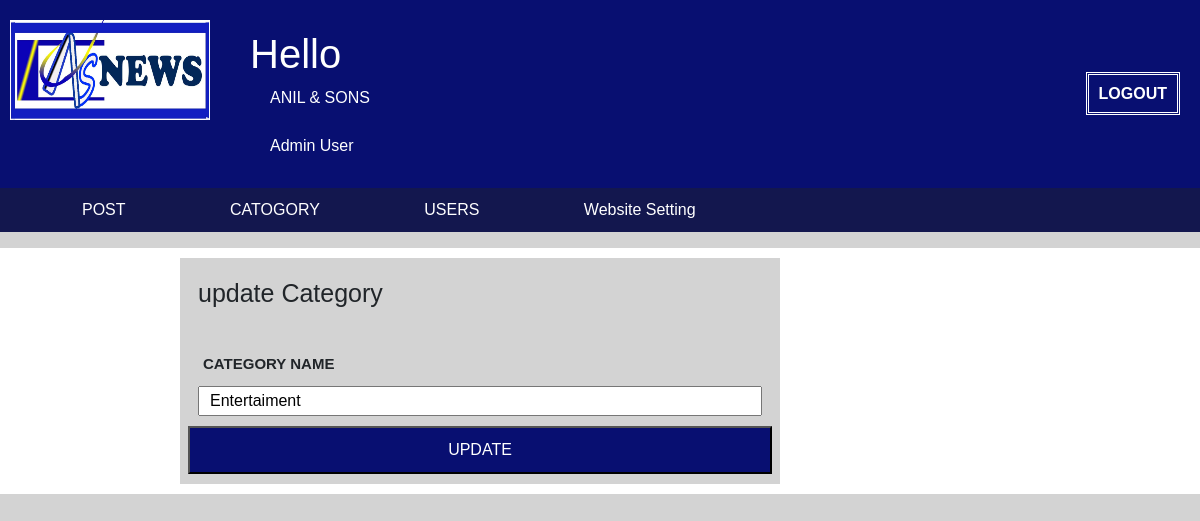
The page /admin/update-category.php?id=6 (signed in) on the database its author committed.
### tables this page shows
CREATE TABLE `setting` (
  `logo` varchar(50) NOT NULL,
  `footer` varchar(255) NOT NULL
);

CREATE TABLE `category` (
  `category_id` int(11) NOT NULL,
  `category_name` varchar(100) NOT NULL,
  `post` int(11) NOT NULL
);

### admin/update-category.php (the view, shortened to what this page needs)
<?php
	include "header.php";
?>
			<div class="sec_container">
				<div class="form_conatainer">
				<h1>update Category </h1>
					<?php
							include "config.php";
							$post_id = $_GET['id'];
							$sql = "SELECT * FROM category WHERE category_id = {$post_id}";
							$result= mysqli_query($conn,$sql) or die("Connection Failed");
							if(mysqli_num_rows($result)){
							while($row=mysqli_fetch_assoc($result)){
						?>
					<form action ="<?php $_SERVER['PHP_SELF']; ?>" method= "post">
						<div class="field_catainer 1">
						</div>
						<div class="field_catainer 1">
							<label> Category Name </label>
							<input type ="text" class="input_field 1" Value="<?php echo $row['category_name'];?>" name="catname">
						</div>
						<input type="submit" value="Update" class="submit"name="save">
					</form>
						<?php
								}
							}
								?>
				</div>
						</div>
				</div>
</body>
</html>

### admin/header.php (shortened to what this page needs)
<html>
<head>
	<link rel="stylesheet" href="../css/bootstrap.min.css" />
	<link rel="stylesheet" href="css\style.css">
</head>
<body>
		<div class ="main_container">
			<header>
			<?php
					include "config.php";
					$sql6 = "SELECT * FROM setting";
					$result6 = mysqli_query($conn,$sql6) or die("query failed");
					if(mysqli_num_rows($result6)){
					while($row6 = mysqli_fetch_assoc($result6)){
				?>
					<div class="logo"><img src="image\<?php echo $row6['logo'];?>"> </div>
						<?php
						}
					}
				?>
					<div class="imf"> <h1>Hello</h1>
										<span class ="hun"> <?php echo $_SESSION['usdis']; ?> </span><br><br>
										<span class ="hd"> <?php
													if($_SESSION["usrole"] == 0){
														echo "Normal User";
													}else{
														echo "Admin User";
													}
												?> </span>
					</div>
					<div class="logout"><a href="logout.php"> LOGOUT  </a></div>
			</header>
				<div class="menu-bar">
					<ul>
						<li><a href="post.php"> POST</a></li>
						<?php
							if($_SESSION["usrole"] == 1){
						?>
						<li><a href="category.php"> CATOGORY</a></li>
						<li><a href="users.php"> USERS</a></li>
						<li><a href="setting.php"> Website Setting </a></li>
						<?php
							}
						?>
					</ul>
				</div>

### admin/css/style.css (style rules this page uses)
* { padding:0; margin:0; font-family:arial; box-sizing:border-box; }
body { background:lightgrey; }
.main_container header { background:#080f71; display:flex; }
.main_container header .logo img { width:200px; height:100px; margin:20px 10px ; }
.main_container header .logout { margin-left:auto; align-self:center; margin-right:20px; }
.main_container header .logout a { color:white; text-decoration:none; font-weight:bold; border: 3px double white; padding:10px; }
.main_container header .imf { margin:30px; color: white; }
.main_container header .imf span.hun { margin-top:20px; padding:20px; text-transform:uppercase; }
.main_container header .imf span.hd { margin:20px; }
.main_container .menu-bar { background:#13174e; }
.main_container .menu-bar ul li { display:inline-block; padding:10px 30px; }
.main_container .menu-bar ul li a { color:white; text-decoration:none; padding:10px; margin:10px; }
.main_container .sec_container { background:white; overflow:auto; position:relative; }
.form_conatainer { width:600px; margin:10px 180px; background:lightgrey; padding:10px 8px; }
.form_conatainer h1 { margin:10px; font-size:25px; }
.form_conatainer form .field_catainer { padding:10px; }
.form_conatainer form .field_catainer .input_field, .select { width:100%; height:30px; margin-top:5px; padding:5px 10px; }
.form_conatainer form label { font-size:15px; font-weight:bold; text-transform:uppercase; margin:5px; }
.form_conatainer form .submit { width:100%; padding:10px; background:#080f71; color:white; text-transform:uppercase; cursor:pointer; }

### rows shown on the page
setting: logo (picture)
category: catname "Entertaiment"

### other values the page prints
$_SESSION['usdis'] "ANIL & SONS"
